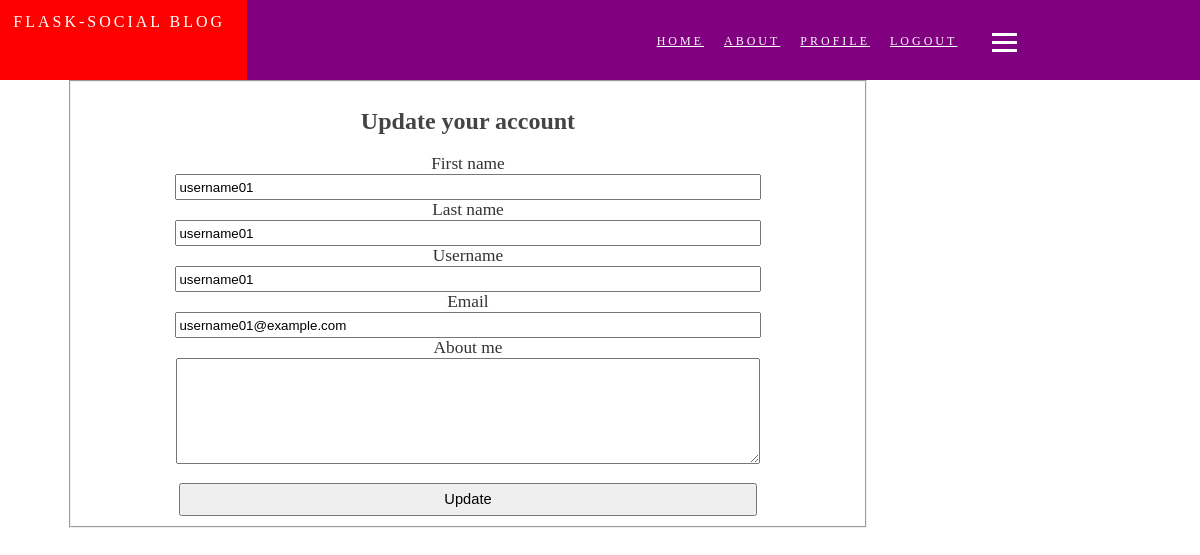
Page /update/username01 (signed in) on the committed database.
### app/models.py (models this page shows, shortened)
class User(db.Model, UserMixin):
    id = db.Column(db.Integer, primary_key=True, autoincrement=True)
    firstname = db.Column(db.String(20), nullable=False)
    lastname = db.Column(db.String(20), nullable=False)
    username = db.Column(db.String(20), unique=True, nullable=False)
    email = db.Column(db.String(120), unique=True, nullable=False)
    password = db.Column(db.String(60), unique=True, nullable=False)
    image_file = db.Column(db.String(20), nullable=False, default='default.png')
    posts = db.relationship('Post',
                            backref='author',
                            primaryjoin="User.id==Post.author_id")
    comments = db.relationship('Comments',
                            backref='author',
                            primaryjoin="User.id==Comments.author_id")
    def __init__(self, firstname='', lastname='', username='', email='',
                 password=''):
        self.firstname = firstname
        self.lastname = lastname
        self.username = username
        self.email = email
        self.password = generate_password_hash(password)

### app/user/views.py (the view)
@user_blueprint.route("/update/<username>", methods=['GET', 'POST'])
@login_required
def update_profile(username):
    form = forms.UpdateAccountForm()
    if form.validate_on_submit():
        try:
            if form.picture.data:
                picture_file = save_picture(form.picture.data)
                current_user.image_file = picture_file
            current_user.firstname = form.firstname.data
            current_user.lastname = form.lastname.data
            current_user.username = form.username.data
            current_user.email = form.email.data
            db.session.commit()
            flash('Your account has been updated!')
            return redirect(url_for('user.profile',
                                    username=username))
        except Exception as e:
            flash(f'Error while importing into DB!\n{ e }')
            db.session.rollback()
            return render_template('update_profile.html',
                                form=form,
                                username=username)
    elif request.method == 'GET':
        form.firstname.data = current_user.firstname
        form.lastname.data = current_user.lastname
        form.username.data = current_user.username
        form.email.data = current_user.email
        return render_template('update_profile.html',
                                form=form,
                                username=username)

### app/user/forms.py
class UpdateAccountForm(FlaskForm):
    firstname = StringField('First name',
                            validators=[DataRequired(), Length(min=2, max=20)])
    lastname = StringField('Last name',
                            validators=[DataRequired(), Length(min=2, max=20)])
    username = StringField('Username',
                           validators=[DataRequired(), Length(min=2, max=20)])
    email = StringField('Email',
                        validators=[DataRequired()])
    picture = FileField('Update Profile Picture', validators=[FileAllowed(['jpg', 'png'])])
    about = TextAreaField('About me')
    submit = SubmitField('Update')

### app/models.py (called while the page is built)
@login_manager.user_loader
def load_user(id):
    u = User.query.get(id)
    return User(u.firstname, u.lastname, u.username, u.email, u.password)

### app/templates/user/update_profile.html (shortened to what this page needs)
{% extends "layout.html" %}
{% block content %}
    <form method="POST">
        <fieldset class="update-profile-fieldset">
            <h2>Update your account</h2>
            <div class="firstname-div">
                {{ form.firstname.label(class="firstname-div") }}
                <br>
                {{ form.firstname(class="update-profile-data-entry-area") }}
            </div>
            <div class="lastname-div">
                {{ form.lastname.label(class="lastname-div") }}
                <br>
                {{ form.lastname(class="update-profile-data-entry-area") }}
            </div>
            <div class="form-group">
                {{ form.username.label(class="form-control-label") }}
                <br>
                {{ form.username(class="update-profile-data-entry-area") }}
            </div>
            <div class="form-group">
                {{ form.email.label(class="form-control-label") }}
                <br>
                {{ form.email(class="update-profile-data-entry-area") }}
            </div>
            <div class="form-group">
                {{ form.about.label(class="form-control-label") }}
                <br>
                {{ form.about(class="update-profile-about") }}
            </div>
            <div>
                {{ form.submit(class="submit-btn") }}
            </div>
        </fieldset>
    </form>
{% endblock content %}

### app/static/main.css (style rules this page uses)
body { background: #ffffff; color: #333333; margin-top: 5rem; }
h1, h2, h3, h4, h5, h6 { color: #444444; text-align: center; }

### app/static/buttons.css (style rules this page uses)
.submit-btn, .publish-btn { font-size: 11pt; height: 2.25em; width: 75%; margin-top: 10pt; }

### app/static/profile.css (style rules this page uses)
.update-profile-fieldset { position: relative; top: 10%; left: 5%; height: auto; min-width: 65%; max-width: 65%; }
.update-profile-fieldset div { font-size: 13pt; text-align: center; }
.update-profile-data-entry-area { height: 1.5em; width: 75%; }
.update-profile-about { min-height: 75pt; max-height: 75pt; min-width: 75%; max-width: 75%; }

### rows in the picture
User: firstname "username01", lastname "username01", username "username01", email "username01@example.com"
